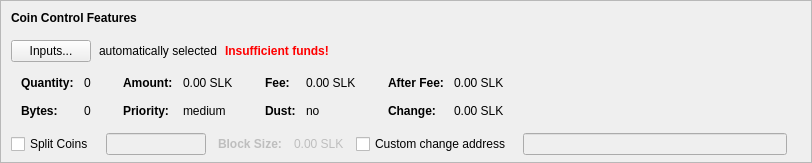
    <widget class="QFrame" name="frameCoinControl">
     <property name="sizePolicy">
      <sizepolicy hsizetype="Expanding" vsizetype="Expanding">
       <horstretch>0</horstretch>
       <verstretch>0</verstretch>
      </sizepolicy>
     </property>
     <property name="maximumSize">
      <size>
       <width>16777215</width>
       <height>16777215</height>
      </size>
     </property>
     <property name="frameShape">
      <enum>QFrame::StyledPanel</enum>
     </property>
     <property name="frameShadow">
      <enum>QFrame::Sunken</enum>
     </property>
     <layout class="QVBoxLayout" name="verticalLayoutCoinControl2">
      <property name="spacing">
       <number>0</number>
      </property>
      <property name="leftMargin">
       <number>0</number>
      </property>
      <property name="topMargin">
       <number>0</number>
      </property>
      <property name="rightMargin">
       <number>0</number>
      </property>
      <property name="bottomMargin">
       <number>6</number>
      </property>
      <item>
       <layout class="QVBoxLayout" name="verticalLayoutCoinControl" stretch="0,0,0,0,1">
        <property name="spacing">
         <number>0</number>
        </property>
        <property name="leftMargin">
         <number>10</number>
        </property>
        <property name="topMargin">
         <number>10</number>
        </property>
        <item>
         <layout class="QHBoxLayout" name="horizontalLayoutCoinControl1">
          <property name="bottomMargin">
           <number>15</number>
          </property>
          <item>
           <widget class="QLabel" name="labelCoinControlFeatures">
            <property name="sizePolicy">
             <sizepolicy hsizetype="Preferred" vsizetype="Maximum">
              <horstretch>0</horstretch>
              <verstretch>0</verstretch>
             </sizepolicy>
            </property>
            <property name="font">
             <font>
              <weight>75</weight>
              <bold>true</bold>
             </font>
            </property>
            <property name="styleSheet">
             <string notr="true">font-weight:bold;</string>
            </property>
            <property name="text">
             <string>Coin Control Features</string>
            </property>
           </widget>
          </item>
         </layout>
        </item>
        <item>
         <layout class="QHBoxLayout" name="horizontalLayoutCoinControl2" stretch="0,0,0,0">
          <property name="spacing">
           <number>8</number>
          </property>
          <property name="bottomMargin">
           <number>10</number>
          </property>
          <item>
           <widget class="QPushButton" name="pushButtonCoinControl">
            <property name="styleSheet">
             <string notr="true"/>
            </property>
            <property name="text">
             <string>Inputs...</string>
            </property>
            <property name="autoDefault">
             <bool>false</bool>
            </property>
           </widget>
          </item>
          <item>
           <widget class="QLabel" name="labelCoinControlAutomaticallySelected">
            <property name="text">
             <string>automatically selected</string>
            </property>
            <property name="margin">
             <number>5</number>
            </property>
           </widget>
          </item>
          <item>
           <widget class="QLabel" name="labelCoinControlInsuffFunds">
            <property name="font">
             <font>
              <weight>75</weight>
              <bold>true</bold>
             </font>
            </property>
            <property name="styleSheet">
             <string notr="true">color:red;font-weight:bold;</string>
            </property>
            <property name="text">
             <string>Insufficient funds!</string>
            </property>
            <property name="margin">
             <number>5</number>
            </property>
           </widget>
          </item>
          <item>
           <spacer name="horizontalSpacerCoinControl">
            <property name="orientation">
             <enum>Qt::Horizontal</enum>
            </property>
            <property name="sizeHint" stdset="0">
             <size>
              <width>40</width>
              <height>1</height>
             </size>
            </property>
           </spacer>
          </item>
         </layout>
        </item>
        <item>
         <widget class="QWidget" name="widgetCoinControl" native="true">
          <property name="sizePolicy">
           <sizepolicy hsizetype="Preferred" vsizetype="Preferred">
            <horstretch>0</horstretch>
            <verstretch>0</verstretch>
           </sizepolicy>
          </property>
          <property name="minimumSize">
           <size>
            <width>0</width>
            <height>0</height>
           </size>
          </property>
          <property name="styleSheet">
           <string notr="true"/>
          </property>
          <layout class="QHBoxLayout" name="horizontalLayoutCoinControl5">
           <property name="leftMargin">
            <number>0</number>
           </property>
           <property name="topMargin">
            <number>0</number>
           </property>
           <property name="rightMargin">
            <number>0</number>
           </property>
           <property name="bottomMargin">
            <number>0</number>
           </property>
           <item>
            <layout class="QHBoxLayout" name="horizontalLayoutCoinControl3" stretch="0,0,0,1">
             <property name="spacing">
              <number>20</number>
             </property>
             <property name="topMargin">
              <number>0</number>
             </property>
             <property name="bottomMargin">
              <number>10</number>
             </property>
             <item>
              <layout class="QFormLayout" name="formLayoutCoinControl1">
               <property name="horizontalSpacing">
                <number>10</number>
               </property>
               <property name="verticalSpacing">
                <number>14</number>
               </property>
               <property name="leftMargin">
                <number>10</number>
               </property>
               <property name="topMargin">
                <number>4</number>
               </property>
               <property name="rightMargin">
                <number>6</number>
               </property>
               <item row="0" column="0">
                <widget class="QLabel" name="labelCoinControlQuantityText">
                 <property name="font">
                  <font>
                   <weight>75</weight>
                   <bold>true</bold>
                  </font>
                 </property>
                 <property name="text">
                  <string>Quantity:</string>
                 </property>
                 <property name="margin">
                  <number>0</number>
                 </property>
                </widget>
               </item>
               <item row="0" column="1">
                <widget class="QLabel" name="labelCoinControlQuantity">
                 <property name="cursor">
                  <cursorShape>IBeamCursor</cursorShape>
                 </property>
                 <property name="contextMenuPolicy">
                  <enum>Qt::ActionsContextMenu</enum>
                 </property>
                 <property name="text">
                  <string notr="true">0</string>
                 </property>
                 <property name="margin">
                  <number>0</number>
                 </property>
                 <property name="textInteractionFlags">
                  <set>Qt::LinksAccessibleByMouse|Qt::TextSelectableByKeyboard|Qt::TextSelectableByMouse</set>
                 </property>
                </widget>
               </item>
               <item row="1" column="0">
                <widget class="QLabel" name="labelCoinControlBytesText">
                 <property name="font">
                  <font>
                   <weight>75</weight>
                   <bold>true</bold>
                  </font>
                 </property>
                 <property name="text">
                  <string>Bytes:</string>
                 </property>
                </widget>
               </item>
               <item row="1" column="1">
                <widget class="QLabel" name="labelCoinControlBytes">
                 <property name="cursor">
                  <cursorShape>IBeamCursor</cursorShape>
                 </property>
                 <property name="contextMenuPolicy">
                  <enum>Qt::ActionsContextMenu</enum>
                 </property>
                 <property name="text">
                  <string notr="true">0</string>
                 </property>
                 <property name="textInteractionFlags">
                  <set>Qt::LinksAccessibleByMouse|Qt::TextSelectableByKeyboard|Qt::TextSelectableByMouse</set>
                 </property>
                </widget>
               </item>
              </layout>
             </item>
             <item>
              <layout class="QFormLayout" name="formLayoutCoinControl2">
               <property name="horizontalSpacing">
                <number>10</number>
               </property>
               <property name="verticalSpacing">
                <number>14</number>
               </property>
               <property name="leftMargin">
                <number>6</number>
               </property>
               <property name="topMargin">
                <number>4</number>
               </property>
               <property name="rightMargin">
                <number>6</number>
               </property>
               <item row="0" column="0">
                <widget class="QLabel" name="labelCoinControlAmountText">
                 <property name="font">
                  <font>
                   <weight>75</weight>
                   <bold>true</bold>
                  </font>
                 </property>
                 <property name="text">
                  <string>Amount:</string>
                 </property>
                 <property name="margin">
                  <number>0</number>
                 </property>
                </widget>
               </item>
               <item row="0" column="1">
                <widget class="QLabel" name="labelCoinControlAmount">
                 <property name="cursor">
                  <cursorShape>IBeamCursor</cursorShape>
                 </property>
                 <property name="contextMenuPolicy">
                  <enum>Qt::ActionsContextMenu</enum>
                 </property>
                 <property name="text">
                  <string notr="true">0.00 SLK</string>
                 </property>
                 <property name="textInteractionFlags">
                  <set>Qt::LinksAccessibleByMouse|Qt::TextSelectableByKeyboard|Qt::TextSelectableByMouse</set>
                 </property>
                </widget>
               </item>
               <item row="1" column="0">
                <widget class="QLabel" name="labelCoinControlPriorityText">
                 <property name="font">
                  <font>
                   <weight>75</weight>
                   <bold>true</bold>
                  </font>
                 </property>
                 <property name="text">
                  <string>Priority:</string>
                 </property>
                </widget>
               </item>
               <item row="1" column="1">
                <widget class="QLabel" name="labelCoinControlPriority">
                 <property name="cursor">
                  <cursorShape>IBeamCursor</cursorShape>
                 </property>
                 <property name="contextMenuPolicy">
                  <enum>Qt::ActionsContextMenu</enum>
                 </property>
                 <property name="text">
                  <string notr="true">medium</string>
                 </property>
                 <property name="textInteractionFlags">
                  <set>Qt::LinksAccessibleByMouse|Qt::TextSelectableByKeyboard|Qt::TextSelectableByMouse</set>
                 </property>
                </widget>
               </item>
              </layout>
             </item>
             <item>
              <layout class="QFormLayout" name="formLayoutCoinControl3">
               <property name="horizontalSpacing">
                <number>10</number>
               </property>
               <property name="verticalSpacing">
                <number>14</number>
               </property>
               <property name="leftMargin">
                <number>6</number>
               </property>
               <property name="topMargin">
                <number>4</number>
               </property>
               <property name="rightMargin">
                <number>6</number>
               </property>
               <item row="0" column="0">
                <widget class="QLabel" name="labelCoinControlFeeText">
                 <property name="font">
                  <font>
                   <weight>75</weight>
                   <bold>true</bold>
                  </font>
                 </property>
                 <property name="text">
                  <string>Fee:</string>
                 </property>
                 <property name="margin">
                  <number>0</number>
                 </property>
                </widget>
               </item>
               <item row="0" column="1">
                <widget class="QLabel" name="labelCoinControlFee">
                 <property name="cursor">
                  <cursorShape>IBeamCursor</cursorShape>
                 </property>
                 <property name="contextMenuPolicy">
                  <enum>Qt::ActionsContextMenu</enum>
                 </property>
                 <property name="text">
                  <string notr="true">0.00 SLK</string>
                 </property>
                 <property name="textInteractionFlags">
                  <set>Qt::LinksAccessibleByMouse|Qt::TextSelectableByKeyboard|Qt::TextSelectableByMouse</set>
                 </property>
                </widget>
               </item>
               <item row="1" column="0">
                <widget class="QLabel" name="labelCoinControlLowOutputText">
                 <property name="font">
                  <font>
                   <weight>75</weight>
                   <bold>true</bold>
                  </font>
                 </property>
                 <property name="text">
                  <string>Dust:</string>
                 </property>
                </widget>
               </item>
               <item row="1" column="1">
                <widget class="QLabel" name="labelCoinControlLowOutput">
                 <property name="cursor">
                  <cursorShape>IBeamCursor</cursorShape>
                 </property>
                 <property name="contextMenuPolicy">
                  <enum>Qt::ActionsContextMenu</enum>
                 </property>
                 <property name="text">
                  <string notr="true">no</string>
                 </property>
                 <property name="textInteractionFlags">
                  <set>Qt::LinksAccessibleByMouse|Qt::TextSelectableByKeyboard|Qt::TextSelectableByMouse</set>
                 </property>
                </widget>
               </item>
              </layout>
             </item>
             <item>
              <layout class="QFormLayout" name="formLayoutCoinControl4">
               <property name="horizontalSpacing">
                <number>10</number>
               </property>
               <property name="verticalSpacing">
                <number>14</number>
               </property>
               <property name="leftMargin">
                <number>6</number>
               </property>
               <property name="topMargin">
                <number>4</number>
               </property>
               <property name="rightMargin">
                <number>6</number>
               </property>
               <item row="0" column="0">
                <widget class="QLabel" name="labelCoinControlAfterFeeText">
                 <property name="font">
                  <font>
                   <weight>75</weight>
                   <bold>true</bold>
                  </font>
                 </property>
                 <property name="text">
                  <string>After Fee:</string>
                 </property>
                 <property name="margin">
                  <number>0</number>
                 </property>
                </widget>
               </item>
               <item row="0" column="1">
                <widget class="QLabel" name="labelCoinControlAfterFee">
                 <property name="cursor">
                  <cursorShape>IBeamCursor</cursorShape>
                 </property>
                 <property name="contextMenuPolicy">
                  <enum>Qt::ActionsContextMenu</enum>
                 </property>
                 <property name="text">
                  <string notr="true">0.00 SLK</string>
                 </property>
                 <property name="textInteractionFlags">
                  <set>Qt::LinksAccessibleByMouse|Qt::TextSelectableByKeyboard|Qt::TextSelectableByMouse</set>
                 </property>
                </widget>
               </item>
               <item row="1" column="0">
                <widget class="QLabel" name="labelCoinControlChangeText">
                 <property name="font">
                  <font>
                   <weight>75</weight>
                   <bold>true</bold>
                  </font>
                 </property>
                 <property name="text">
                  <string>Change:</string>
                 </property>
                </widget>
               </item>
               <item row="1" column="1">
                <widget class="QLabel" name="labelCoinControlChange">
                 <property name="cursor">
                  <cursorShape>IBeamCursor</cursorShape>
                 </property>
                 <property name="contextMenuPolicy">
                  <enum>Qt::ActionsContextMenu</enum>
                 </property>
                 <property name="text">
                  <string notr="true">0.00 SLK</string>
                 </property>
                 <property name="textInteractionFlags">
                  <set>Qt::LinksAccessibleByMouse|Qt::TextSelectableByKeyboard|Qt::TextSelectableByMouse</set>
                 </property>
                </widget>
               </item>
              </layout>
             </item>
            </layout>
           </item>
          </layout>
         </widget>
        </item>
        <item>
         <layout class="QHBoxLayout" name="horizontalLayoutCoinControl4" stretch="0,0,0">
          <property name="spacing">
           <number>12</number>
          </property>
          <property name="sizeConstraint">
           <enum>QLayout::SetDefaultConstraint</enum>
          </property>
          <property name="topMargin">
           <number>5</number>
          </property>
          <property name="rightMargin">
           <number>5</number>
          </property>
          <item>
            <widget class="QCheckBox" name="splitBlockCheckBox">
            <property name="text">
             <string>Split Coins</string>
            </property>
           </widget>
          </item>
          <item>
           <widget class="QLineEdit" name="splitBlockLineEdit">
            <property name="enabled">
             <bool>false</bool>
            </property>
             <property name="sizePolicy">
             <sizepolicy hsizetype="Fixed" vsizetype="Fixed">
              <horstretch>0</horstretch>
              <verstretch>0</verstretch>
             </sizepolicy>
            </property>
            <property name="maximumSize">
             <size>
              <width>100</width>
              <height>16777215</height>
             </size>
            </property>
           </widget>
          </item>
          <item>
           <widget class="QLabel" name="labelBlockSizeText">
            <property name="enabled">
             <bool>false</bool>
            </property>
            <property name="font">
             <font>
              <weight>75</weight>
              <bold>true</bold>
             </font>
            </property>
            <property name="text">
             <string>Block Size:</string>
            </property>
           </widget>
          </item>
          <item>
           <widget class="QLabel" name="labelBlockSize">
            <property name="enabled">
             <bool>false</bool>
            </property>
            <property name="text">
             <string>0.00 SLK</string>
            </property>
           </widget>
          </item>
          <item>
           <widget class="QCheckBox" name="checkBoxCoinControlChange">
            <property name="toolTip">
             <string>If this is activated, but the change address is empty or invalid, change will be sent to a newly generated address.</string>
            </property>
            <property name="text">
             <string>Custom change address</string>
            </property>
           </widget>
          </item>
          <item>
           <widget class="QValidatedLineEdit" name="lineEditCoinControlChange">
            <property name="enabled">
             <bool>false</bool>
            </property>
            <property name="sizePolicy">
             <sizepolicy hsizetype="Expanding" vsizetype="Fixed">
              <horstretch>0</horstretch>
              <verstretch>0</verstretch>
             </sizepolicy>
            </property>
           </widget>
          </item>
          <item>
           <widget class="QLabel" name="labelCoinControlChangeLabel">
            <property name="sizePolicy">
             <sizepolicy hsizetype="Preferred" vsizetype="Expanding">
              <horstretch>0</horstretch>
              <verstretch>0</verstretch>
             </sizepolicy>
            </property>
            <property name="minimumSize">
             <size>
              <width>0</width>
              <height>0</height>
             </size>
            </property>
            <property name="text">
             <string/>
            </property>
            <property name="margin">
             <number>3</number>
            </property>
           </widget>
          </item>
         </layout>
        </item>
        <item>
         <spacer name="verticalSpacerCoinControl">
          <property name="orientation">
           <enum>Qt::Vertical</enum>
          </property>
          <property name="sizeHint" stdset="0">
           <size>
            <width>800</width>
            <height>1</height>
           </size>
          </property>
         </spacer>
        </item>
       </layout>
      </item>
     </layout>
    </widget>
